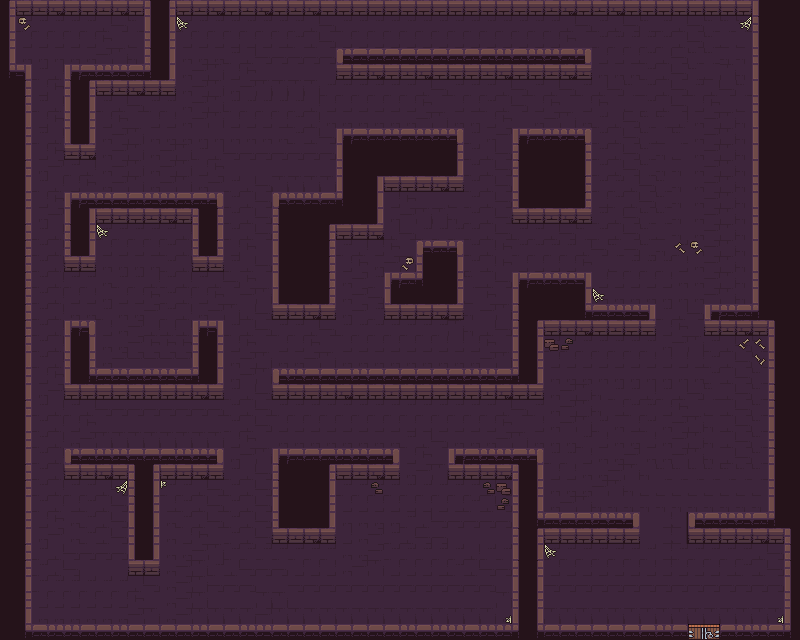

A level layout from a 2D game, rendered from its tile map. Below: a short description, then the map file with tile-grid data replaced by summaries:
An orthogonal 50x40 tile map with 16x16 px tiles, 2 tile layers (walls, static-decors), 3 tilesets.

<map version="1.10" tiledversion="1.10.2" orientation="orthogonal" renderorder="right-down" width="50" height="40" tilewidth="16" tileheight="16" infinite="0" nextlayerid="3" nextobjectid="1">
 <tileset firstgid="1" source="Dungeon_Tileset.tsx" />
 <tileset firstgid="101" source="../level3/Dungeon_Tileset.tsx" />
 <tileset firstgid="201" source="../level4/Dungeon_Tileset.tsx" />
 <layer id="1" name="walls" width="50" height="40">
  <data>[2000 cells, 2000 non-empty, 38 distinct tile ids]</data>
 </layer>
 <layer id="2" name="static-decors" width="50" height="40">
  <data>[2000 cells, 24 non-empty, 7 distinct tile ids]</data>
 </layer>
</map>
